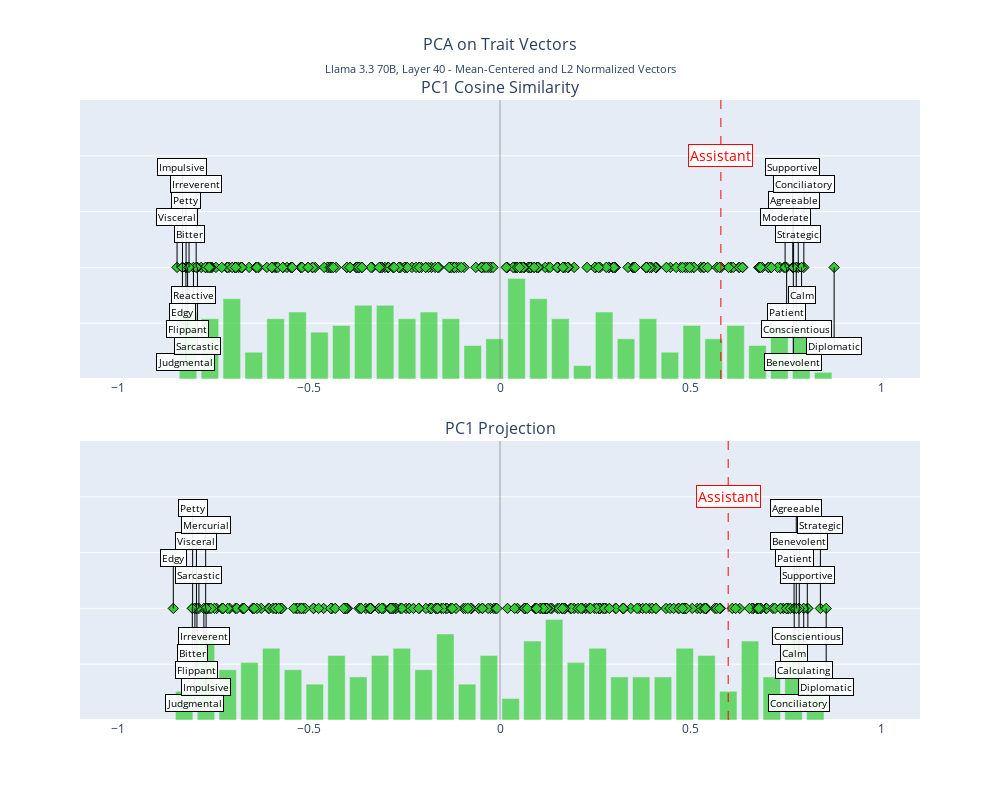
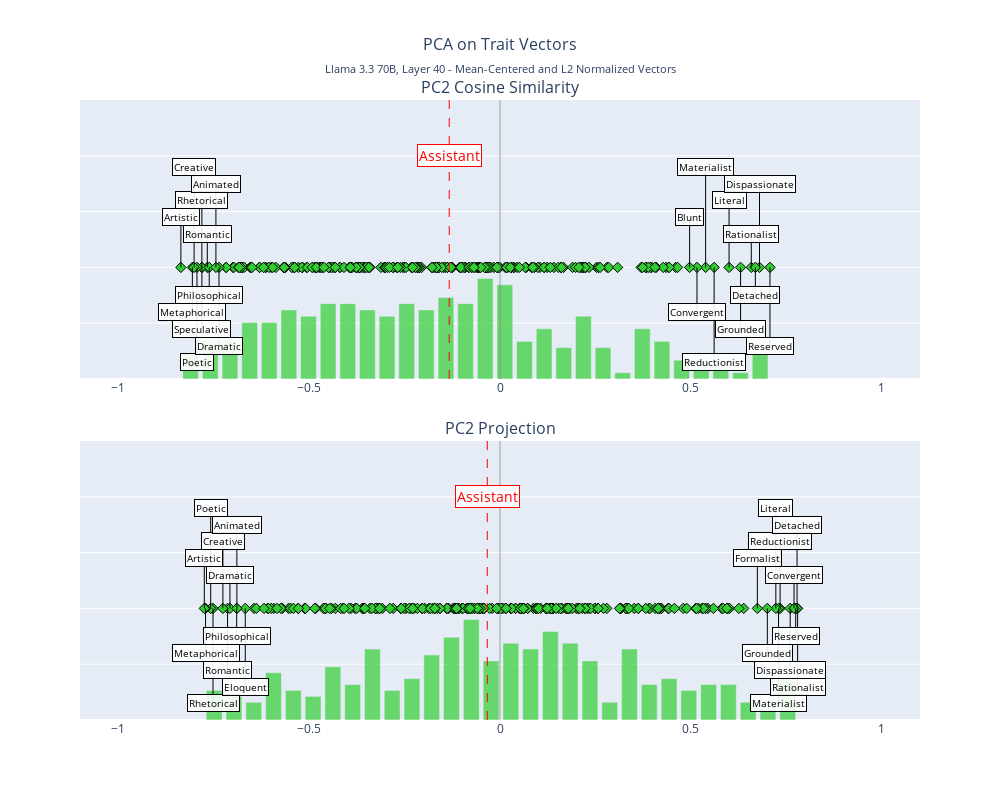
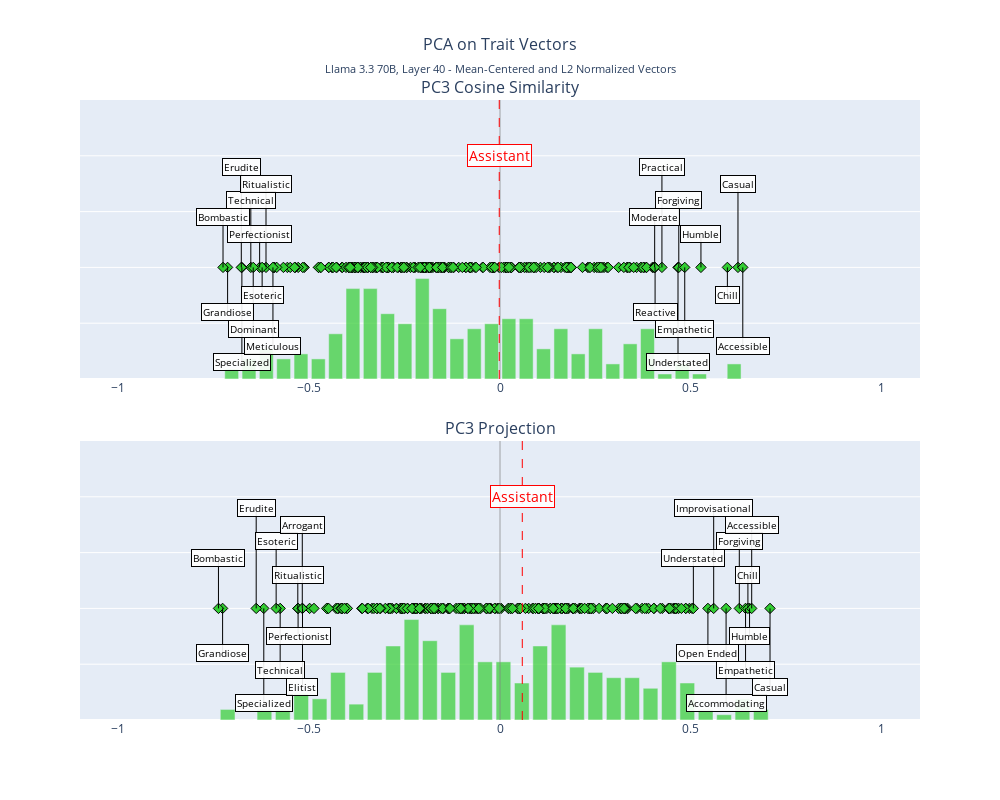
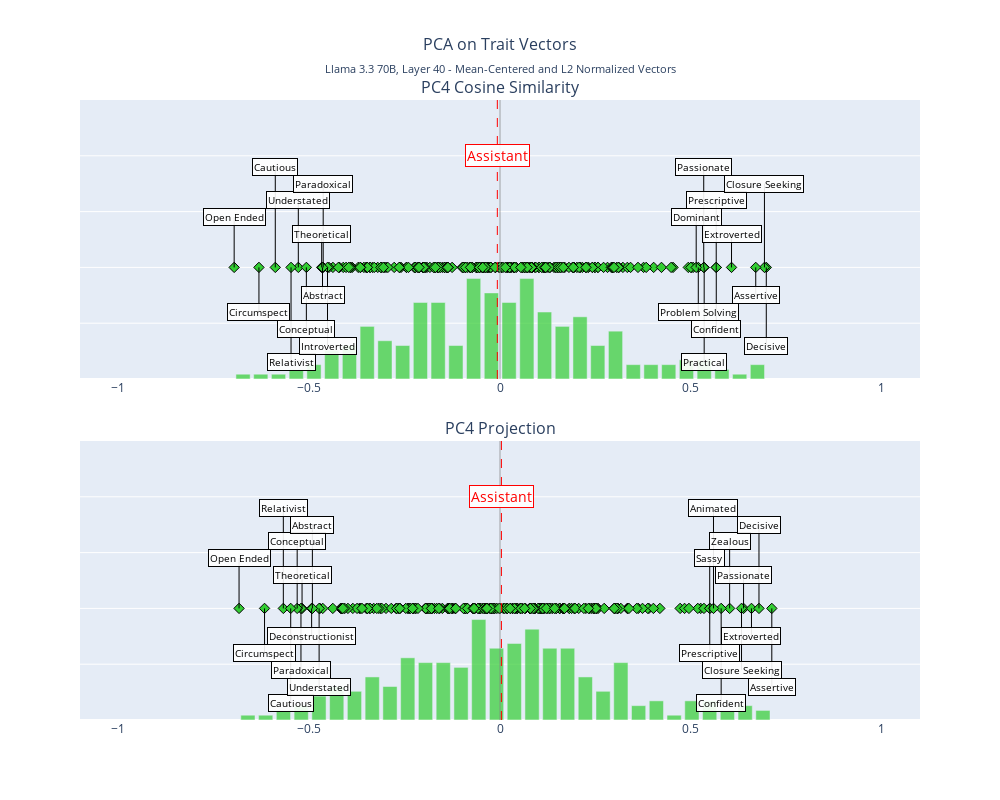

The notebook cell saved with these charts, in order:
### Code cell
if normalized:
    subtitle = f"{model_name.replace('-', ' ')}, Layer {layer} - Mean-Centered and L2 Normalized Vectors"
else:
    subtitle = f"{model_name.replace('-', ' ')}, Layer {layer} - Shared Question Set, Mean-Centered and Scaled Vectors"

for i in range(6):
    fig = plot_pc(
        pca_results=pca_results,
        trait_labels=trait_labels,
        layer=layer,
        pc_component=i,
        assistant_activation=default_vectors['activations']['default_1'],
        assistant_projection=asst_projected[0],
        subtitle=subtitle,
        scaled=not normalized,
    )
    fig.show()

    if not normalized:
        fig.write_html(f"{plot_dir}/pc{i+1}.html")
    else:
        fig.write_html(f"{plot_dir}/pc{i+1}_normalized.html")
